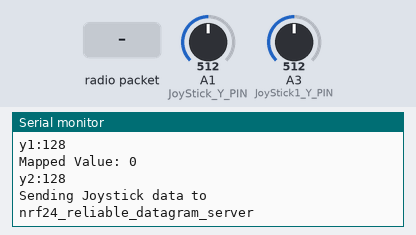
The sketch below on a simulated Arduino Uno, built with avr-gcc and run on an emulated ATmega328P. On the bench: the last lines printed to the serial monitor. The inputs (shaded band) are chosen by the test bench; at power-on: A1 (JoyStick_Y_PIN) = 512, A3 (JoyStick1_Y_PIN) = 512. No radio packets arrive unless stated.

Above: at 1.2 s.
1.3 s: radio packet "1" arrives
4.9 s: A1 (JoyStick_Y_PIN) set to 716
At 6.1 s:
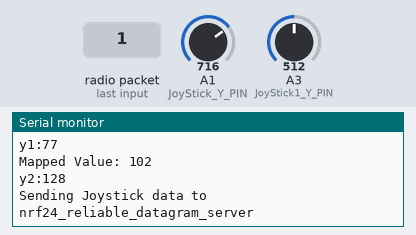
6.4 s: A3 (JoyStick1_Y_PIN) set to 716
7.9 s: radio packet "0" arrives
At 7.98 s:
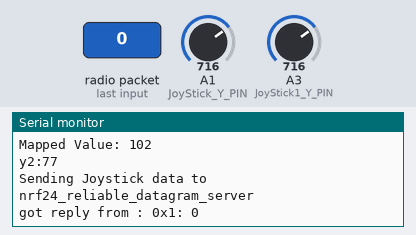
9.4 s: A1 (JoyStick_Y_PIN) set to 900
At 10.7 s:
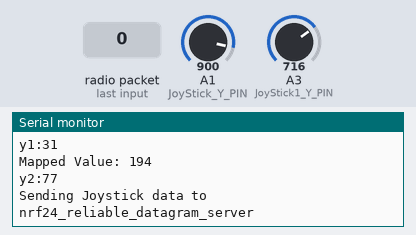
10.9 s: A3 (JoyStick1_Y_PIN) set to 900
At 13.2 s:
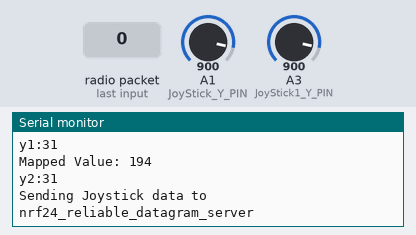
Timing chart, 0 to 13.4 s (numbered marks = the images above; inputs shaded):
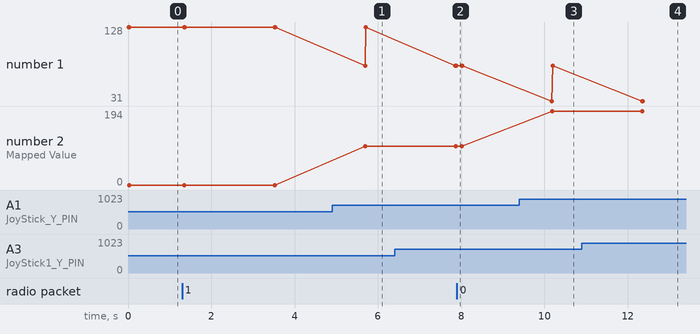

Measured:
- after the input at 4.9 s, the serial monitor: prints a new line after 0.79 s (image 1)
- after the input at 7.9 s, the serial monitor: prints a new line after 0.08 s (image 2)
- after the input at 9.4 s, the serial monitor: prints a new line after 0.78 s (image 3)
- after the input at 10.9 s, the serial monitor: prints a new line after 1.5 s (image 4)
- plotted number 2: 0 → 102 after the input at 4.9 s, 102 → 194 after the input at 9.4 s

The sketch:

2JoystickTransmitterRevised.ino
```cpp
 /*
 nRF24L01+ Joystick Transmitter
  nrf24l01-joy-xmit-demo.ino
  nRF24L01+ Transmitter with Joystick
  Use with Joystick Receiver Demo
  DroneBot Workshop 2018
  https://dronebotworkshop.com
*/

// Include RadioHead ReliableDatagram & NRF24 Libraries
#include <RHReliableDatagram.h>
#include <RH_NRF24.h>

// Include dependant SPI Library
#include <SPI.h>

// Define Joystick Connections
#define JoyStick_X_PIN     A0
#define JoyStick_Y_PIN     A1
#define JoyStick1_X_PIN     A2
#define JoyStick1_Y_PIN     A3

// Define addresses for radio channels
#define CLIENT_ADDRESS 1
#define SERVER_ADDRESS 2

// Create an instance of the radio driver
RH_NRF24 RadioDriver;

// Sets the radio driver to NRF24 and the client address to 1
RHReliableDatagram RadioManager(RadioDriver, CLIENT_ADDRESS);

// Declare unsigned 8-bit joystick array
uint8_t joystick[2];

// Define the Message Buffer
uint8_t buf[RH_NRF24_MAX_MESSAGE_LEN];

void setup()
{
  // Setup Serial Monitor
  Serial.begin(19200);

  // Initialize RadioManager with defaults - 2.402 GHz (channel 2), 2Mbps, 0dBm
  if (!RadioManager.init())
    Serial.println("init failed");
}

void loop()
{
  // Print to Serial Monitor
  Serial.println("Reading joystick values ");

  // Read Joystick values and map to values of 0 - 255
  joystick[0] = map(analogRead(JoyStick_Y_PIN), 0, 1023, 255, 0);
  joystick[1] = map(analogRead(JoyStick1_Y_PIN), 0, 1023, 255, 0);

  //Display the joystick values in the serial monitor.
  Serial.println("-----------");
  Serial.print("y1:");
  Serial.println(joystick[0]);
  Serial.print("Mapped Value: ");
  if (joystick[0] > 129) {
    Serial.println(2*(joystick[0] - 128));
  }
  else{
    Serial.println(2*(-joystick[0]+128));
  }
  Serial.print("y2:");
  Serial.println(joystick[1]);

  Serial.println("Sending Joystick data to nrf24_reliable_datagram_server");

  //Send a message containing Joystick data to manager_server
  if (RadioManager.sendtoWait(joystick, sizeof(joystick), SERVER_ADDRESS))
  {
    // Now wait for a reply from the server
    uint8_t len = sizeof(buf);
    uint8_t from;
    if (RadioManager.recvfromAckTimeout(buf, &len, 2000, &from))
    {
      Serial.print("got reply from : 0x");
      Serial.print(from, HEX);
      Serial.print(": ");
      Serial.println((char*)buf);
    }
    else
    {
      Serial.println("No reply, is nrf24_reliable_datagram_server running?");
    }
  }
  else
    Serial.println("sendtoWait failed");
}
```
